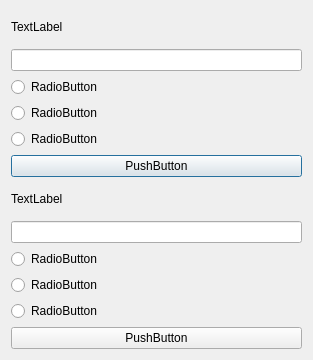
<?xml version="1.0" encoding="UTF-8"?>
<ui version="4.0">
 <class>Dialog</class>
 <widget class="QDialog" name="Dialog">
  <property name="geometry">
   <rect>
    <x>0</x>
    <y>0</y>
    <width>313</width>
    <height>360</height>
   </rect>
  </property>
  <property name="windowTitle">
   <string>Dialog</string>
  </property>
  <layout class="QVBoxLayout" name="verticalLayout_3">
   <item>
    <layout class="QVBoxLayout" name="verticalLayout">
     <item>
      <widget class="QLabel" name="label">
       <property name="text">
        <string>TextLabel</string>
       </property>
      </widget>
     </item>
     <item>
      <widget class="QLineEdit" name="lineEdit"/>
     </item>
     <item>
      <widget class="QRadioButton" name="radioButton">
       <property name="text">
        <string>RadioButton</string>
       </property>
      </widget>
     </item>
     <item>
      <widget class="QRadioButton" name="radioButton_2">
       <property name="text">
        <string>RadioButton</string>
       </property>
      </widget>
     </item>
     <item>
      <widget class="QRadioButton" name="radioButton_3">
       <property name="text">
        <string>RadioButton</string>
       </property>
      </widget>
     </item>
     <item>
      <widget class="QPushButton" name="pushButton">
       <property name="text">
        <string>PushButton</string>
       </property>
      </widget>
     </item>
    </layout>
   </item>
   <item>
    <layout class="QVBoxLayout" name="verticalLayout_2">
     <item>
      <widget class="QLabel" name="label_2">
       <property name="text">
        <string>TextLabel</string>
       </property>
      </widget>
     </item>
     <item>
      <widget class="QLineEdit" name="lineEdit_2"/>
     </item>
     <item>
      <widget class="QRadioButton" name="radioButton_4">
       <property name="text">
        <string>RadioButton</string>
       </property>
      </widget>
     </item>
     <item>
      <widget class="QRadioButton" name="radioButton_5">
       <property name="text">
        <string>RadioButton</string>
       </property>
      </widget>
     </item>
     <item>
      <widget class="QRadioButton" name="radioButton_6">
       <property name="text">
        <string>RadioButton</string>
       </property>
      </widget>
     </item>
     <item>
      <widget class="QPushButton" name="pushButton_2">
       <property name="text">
        <string>PushButton</string>
       </property>
      </widget>
     </item>
    </layout>
   </item>
  </layout>
 </widget>
 <resources/>
 <connections/>
</ui>
